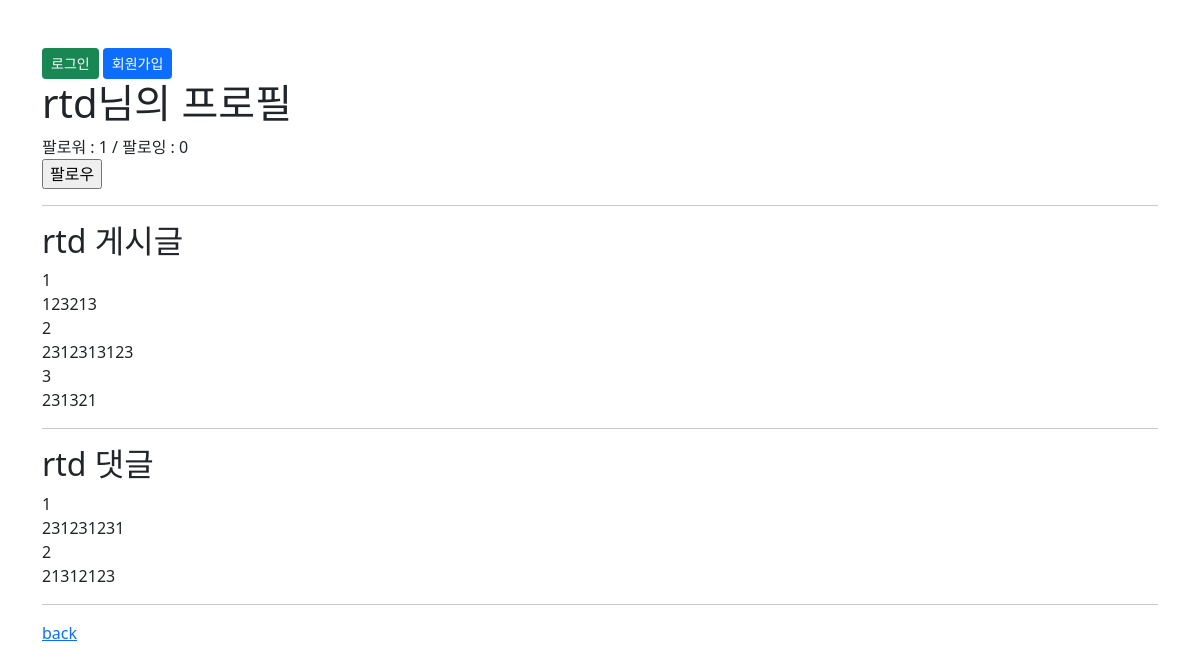
The app's page /accounts/profile/rtd/ with its own data.
### accounts/models.py (models this page shows)
class User(AbstractUser):
    following = models.ManyToManyField('self', symmetrical=False, related_name='followers')

### movies/models.py (models this page shows, shortened)
class Movie(models.Model):
    like_users = models.ManyToManyField(
        settings.AUTH_USER_MODEL, related_name="like_movies"
    )
    user = models.ForeignKey(settings.AUTH_USER_MODEL, on_delete=models.CASCADE)
    title = models.CharField(max_length=10)
    content = models.TextField()
    created_at = models.DateTimeField(auto_now_add=True)
    updated_at = models.DateTimeField(auto_now=True)

class Comment(models.Model):
    movie = models.ForeignKey(Movie, on_delete=models.CASCADE)
    user = models.ForeignKey(settings.AUTH_USER_MODEL, on_delete=models.CASCADE)
    content = models.CharField(max_length=200)
    created_at = models.DateTimeField(auto_now_add=True)
    updated_at = models.DateTimeField(auto_now=True)

### accounts/views.py (the view)
# urls.py: path('profile/<str:username>/', views.profile, name='profile'),
def profile(request, username):
    User=get_user_model()
    person = User.objects.get(username=username)
    context={
        'person':person,
    }
    return render(request, 'accounts/profile.html', context)

### accounts/templates/accounts/profile.html (shortened to what this page needs)
{% extends 'base.html' %}
{% block content %}
<h1>{{ person.username }}님의 프로필</h1>
{% if request.user != person %}
<div>
  팔로워 : {{ person.followers.all|length }} / 팔로잉 : {{ person.followings.all|length }}
</div>
<div>
  <form action="{% url 'accounts:follow' person.pk %}" method='POST'>
    {% if request.user in person.followers.all %}
      <input type="submit" value='언팔로우'>
    {% else %}
      <input type="submit" value='팔로우'>
    {% endif %}
  </form>
</div>
{% endif %}
<hr>
<h2>{{ person.username }} 게시글</h2>
{% for movie in person.movie_set.all %}
<div>{{ forloop.counter }}</div>
<div>{{ movie.title }}</div>
{% endfor %}
<hr>
<h2>{{ person.username }} 댓글</h2>
{% for comment in person.comment_set.all %}
<div>{{ forloop.counter }}</div>
<div>{{ comment.content }}</div>
{% endfor %}
<hr>
<a href="{% url 'movies:index' %}">back</a>
{% endblock content %}

### records on screen
User: username "rtd", followers.all|length "1"
Movie: title "123213"
Movie: title "2312313123"
Movie: title "231321"
Comment: content "231231231"
Comment: content "21312123"

### other values on screen
{{ person.followings.all|length }} "0"
